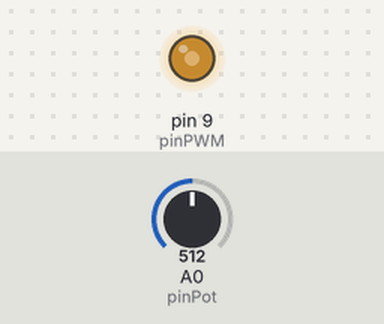
Bench run of a sketch on a simulated Arduino Uno, built with avr-gcc and run on an emulated ATmega328P. Parts: output pins drawn as LEDs (lit = HIGH). The inputs (shaded band) are chosen by the test bench; at power-on: A0 (pinPot) = 512.

Above: at 1.2 s.
1.3 s: A0 (pinPot) set to 716
At 1.8 s:
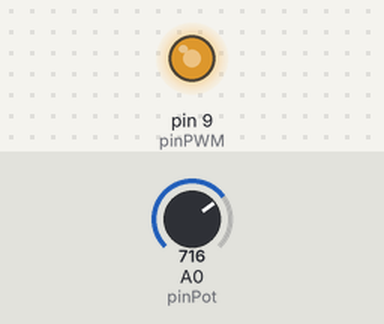
2.8 s: A0 (pinPot) set to 900
At 4.0 s:
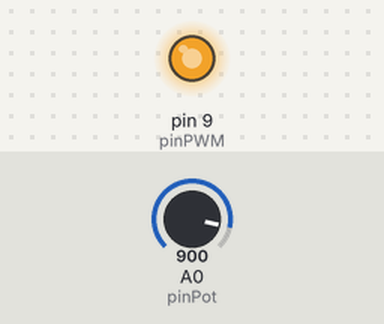
4.3 s: A0 (pinPot) set to 122
At 5.3 s:
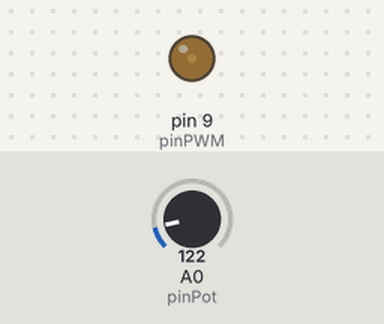
5.8 s: A0 (pinPot) set to 0
At 6.4 s:
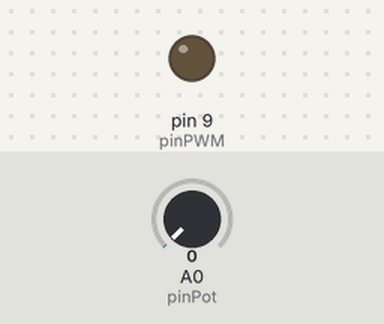
Timing chart, 0 to 8.3 s (numbered marks = the images above; inputs shaded):
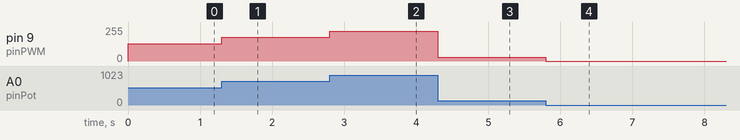

Measured:
- after the input at 1.3 s, pin 9 (pinPWM): 128/255 → 179/255 at once
- after the input at 2.8 s, pin 9 (pinPWM): 179/255 → 225/255 at once
- after the input at 4.3 s, pin 9 (pinPWM): 225/255 → 30/255 at once
- after the input at 5.8 s, pin 9 (pinPWM): 30/255 → 0/255 at once

The sketch:

minibomba_12v_potenciometro.ino
```cpp
const int pinPWM = 9;
const int pinPot = A0;
int potValue;

void setup() {
  pinMode(pinPWM, OUTPUT);
}

void loop() {
  potValue = analogRead(pinPot);
  analogWrite(pinPWM, potValue/4);
}
```
